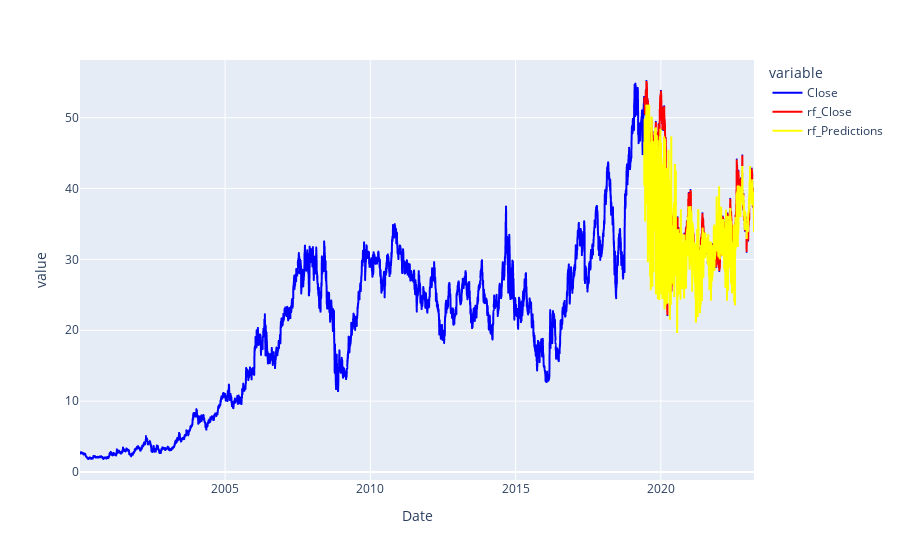

Notebook code for this chart:
### Code cell
predictions = rf_prediction

valid = df[X.shape[0]:]
valid['Predictions'] = predictions
df_fig = df.copy()
df_fig = df_fig.join(valid.add_prefix('rf_'))

fig3 = px.line(df_fig,x=df_fig.index,y=['Close','rf_Close','rf_Predictions'],color_discrete_sequence=['blue','red','yellow'])
fig3.show()
print('erro quadrático médio:',mean_squared_error(valid['Close'], predictions))
print('valores:','\n',valid['Close'],'\n', predictions)

### Figure 1 — Plotly figure (JSON) as saved in the notebook; plotly's stock layout.template omitted (floating-point values rounded to 4 significant figures; data arrays with more than 128 entries replaced by an {"elided": "..."} marker saying what was removed)
{"data": [{"hovertemplate": "variable=Close<br>Date=%{x}<br>value=%{y}<extra></extra>", "legendgroup": "Close", "line": {"color": "blue", "dash": "solid"}, "marker": {"symbol": "circle"}, "mode": "lines", "name": "Close", "showlegend": true, "type": "scattergl", "x": {"elided": "5739 str values"}, "xaxis": "x", "y": {"elided": "5739 float values"}, "yaxis": "y"}, {"hovertemplate": "variable=rf_Close<br>Date=%{x}<br>value=%{y}<extra></extra>", "legendgroup": "rf_Close", "line": {"color": "red", "dash": "solid"}, "marker": {"symbol": "circle"}, "mode": "lines", "name": "rf_Close", "showlegend": true, "type": "scattergl", "x": {"elided": "5739 str values"}, "xaxis": "x", "y": {"elided": "5739 float values"}, "yaxis": "y"}, {"hovertemplate": "variable=rf_Predictions<br>Date=%{x}<br>value=%{y}<extra></extra>", "legendgroup": "rf_Predictions", "line": {"color": "yellow", "dash": "solid"}, "marker": {"symbol": "circle"}, "mode": "lines", "name": "rf_Predictions", "showlegend": true, "type": "scattergl", "x": {"elided": "5739 str values"}, "xaxis": "x", "y": {"elided": "5739 float values"}, "yaxis": "y"}], "layout": {"legend": {"title": {"text": "variable"}, "tracegroupgap": 0}, "margin": {"t": 60}, "xaxis": {"anchor": "y", "domain": [0, 1], "title": {"text": "Date"}}, "yaxis": {"anchor": "x", "domain": [0, 1], "title": {"text": "value"}}}}
